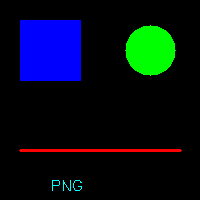
#> input picture assets/test_image.png, 200 x 200 px
$ jupyter execute exp13.ipynb
#> lines starting #> are read from the running program, lines starting #| are printed output that depends on the picture
[cell 1]
import cv2
import os
from google.colab.patches import cv2_imshow

img = cv2.imread('assets/test_image.png')
#> img is the input picture: shape (200, 200, 3); mean B, G, R 24.3, 13.1, 3.1

for q in [90, 70, 50, 30, 10]:
    fname = f"img_{q}.jpeg"
    cv2.imwrite(fname, img, [cv2.IMWRITE_JPEG_QUALITY, q])

    fsize = os.path.getsize(fname)
    print(f"Quality = {q}, Size = {fsize} Bytes")

    img_new = cv2.imread(fname)
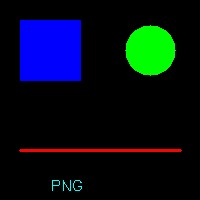
#> img_new: shape (200, 200, 3); mean B, G, R 24.9, 13.5, 3.8
    cv2_imshow(img_new)
